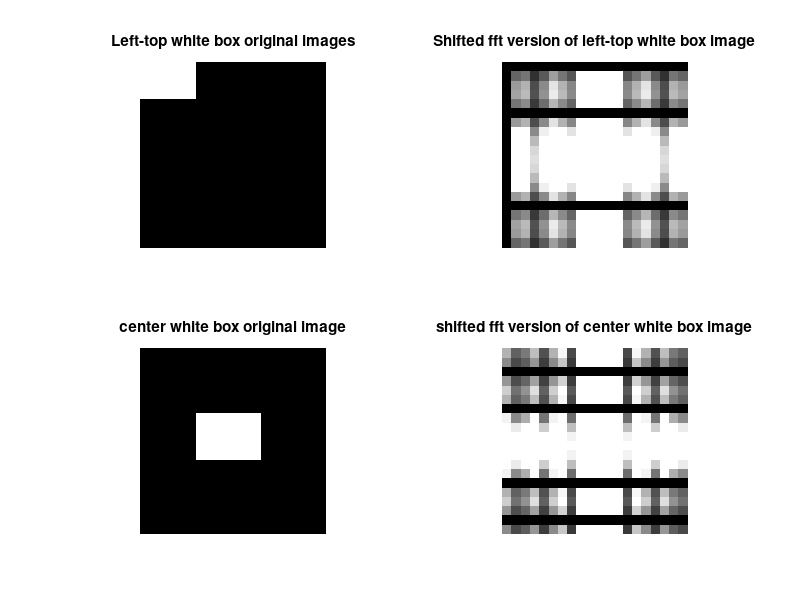

Reproduce this figure in MATLAB.
I1 = zeros(20,20);
I2 = zeros(20,20);

I1(1:4,1:6) = 1;
I2(8:12,7:13) = 1;

F = fft2(I1);
F2 = fftshift(F);

F1 = fft2(I2);
F3 = fftshift(F1);

subplot(2,2,1);imshow(I1);title("Left-top white box original images");hold on;
subplot(2,2,2); imshow(log(1+ abs(F2))); title("Shifted fft version of left-top white box image");
subplot(2,2,3); imshow(I2);title("center white box original image");
subplot(2,2,4); imshow(log(1 + abs(F3))); title("shifted fft version of center white box image")
